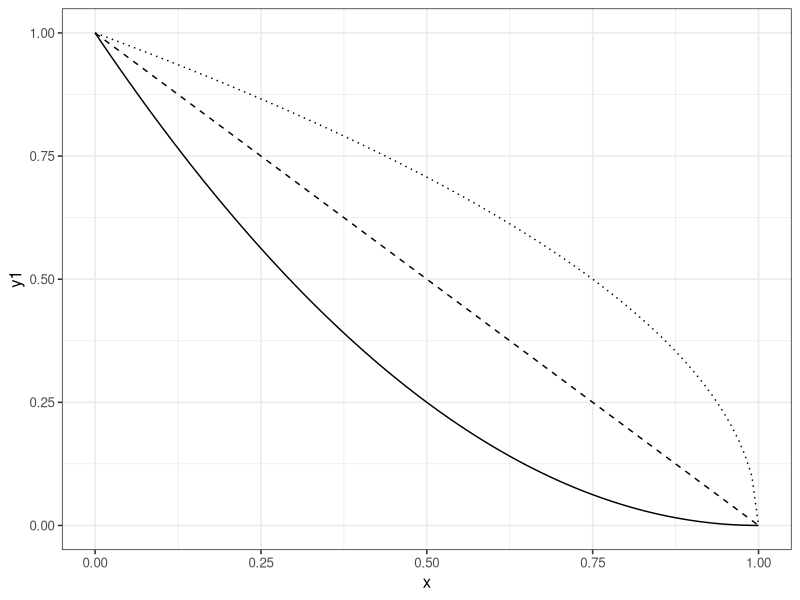
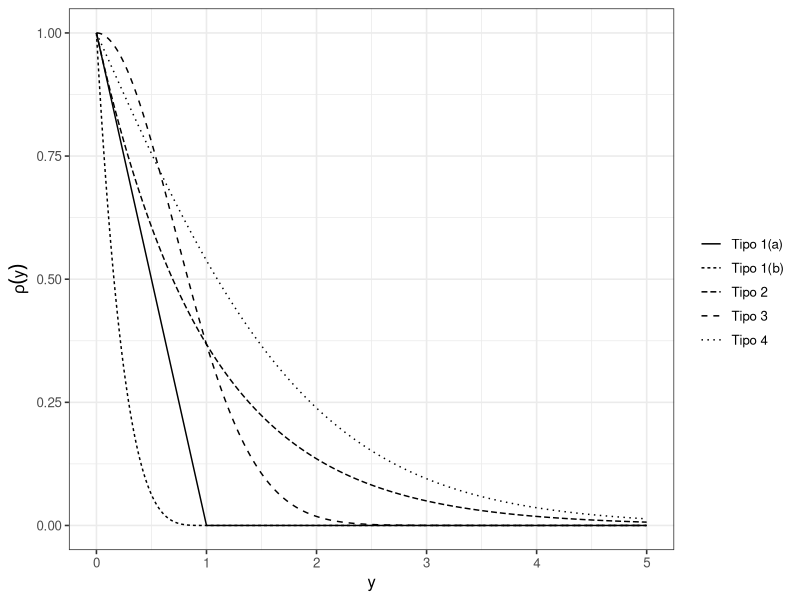

Generate these figures, in order, with R:
library(ggplot2)
library(reshape2)
##Tema
science_theme = theme(panel.grid.major = element_line(size = 0.5, 
                                                      color = "grey"), 
                      axis.line = element_line(size = 0.7, 
                                               color = "black"), 
                      #legend.position=c(1,1), 
                      #legend.justification=c(1,1), 
                      text = element_text(size = 14),
                      axis.ticks=element_blank(),
                      axis.text=element_blank())+
        theme_bw(base_size = 12, base_family = "Helvetica")

f_original <- function(x, alfa1 = 1, alfa2 = 1, l = 1){
        alfa1*(max(0, 1-alfa2*x))^l
}

f_exp <- function(x, alfa1 = 1, alfa2 = 1){
        alfa1*exp(-alfa2*x)
}

f_exp_2 <- function(x, alfa1 = 1, alfa2 = 1){
        alfa1*exp(-alfa2*x^2)
}

f_logistica_modi <- function(x, alfa1 = 1, alfa2 = 1){
        2*alfa1/( 1 + exp(alfa2*x) ) 
}

x <- seq(0,1,0.01)
y1 <- 1-x
y2 <- sqrt(1-x)
y3 <- (1-x)^2

d = data.frame(x, y1, y2, y3)
g <- ggplot()+
        geom_path(data = d, aes(x,y1),linetype = 2)+
        geom_path(data = d, aes(x,y2),linetype = 3)+
        geom_path(data = d, aes(x,y3))+
        science_theme        
g

x <- seq(0,5, by = 0.01)
y1.1 <- sapply(x, f_original)
y1.2 <- sapply(x, f_original, l = 4)
y2 <- sapply(x, f_exp)
y3 <- sapply(x, f_exp_2)
y4 <- sapply(x, f_logistica_modi)

d = data.frame(x,y1.1,y1.2,y2,y3,y4)
d = melt(d, id.vars = c("x"))
g <- ggplot()+
        geom_path(data = d, aes(x = x, 
                                y = value, 
                                group = variable, 
                                linetype =variable))+
        science_theme+
        labs(linetype="")+
        ylab(expression(symbol(rho)(y)))+
        xlab("y")+
        scale_linetype_discrete(labels=c("Tipo 1(a)",
                                       "Tipo 1(b)",
                                       "Tipo 2",
                                       "Tipo 3",
                                       "Tipo 4"))        
g
















set.seed(2)
f1 <- function(x){
#         if (x < 1){
#                 return ((1-x)^0.5)
#         }else{
#                 return (0)
#         }
        exp(-x^2)
}

generator <- function(a, b, f){
        K <- c()
        points <- seq(a, b, by = 0.0001)
        for (i in 1:10000){
                v <- sample(points, 2)
                k <- (f(v[1]) - f(v[2]))/(v[1]-v[2])
                K <- c(K, abs(k))
        }        
        summary(K)
}

 
generator(0,10, f1)


